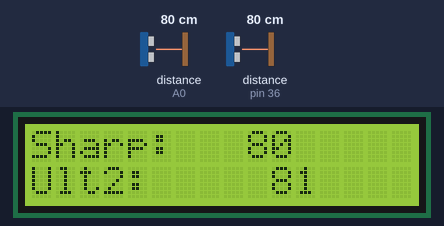
Recording of a sketch running on a simulated Arduino Uno, built with avr-gcc and run on an emulated ATmega328P. On the bench: 16×2 character LCD. The inputs (shaded band) are chosen by the test bench; at power-on: distance to the obstacle (sensors on A0, pin 36) 80 cm. The echo pulse lasts 58.3 µs per cm.

Above: at 1.2 s.
1.3 s: distance to the obstacle (sensor on A0) set to 2 cm
At 3.4 s:
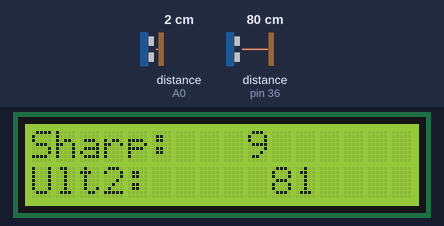
3.7 s: distance to the obstacle (sensor on pin 36) set to 2 cm
At 5.0 s:
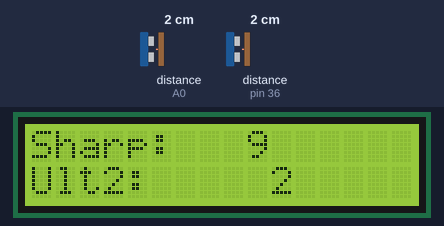
5.8 s: distance to the obstacle (sensor on A0) set to 18 cm
At 7.4 s:
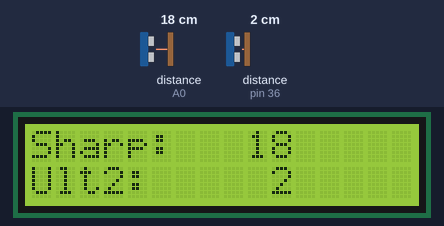
7.9 s: distance to the obstacle (sensor on pin 36) set to 4 cm
At 9.6 s:
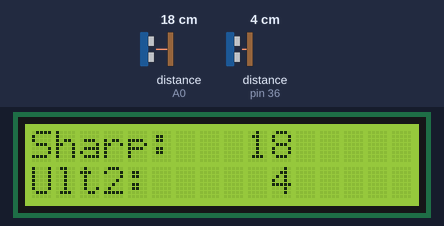
9.9 s: distance to the obstacle (sensor on A0) set to 4 cm
At 11.2 s:
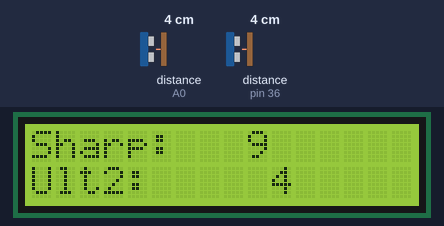
12.0 s: distance to the obstacle (sensor on pin 36) set to 9 cm
At 13.6 s:
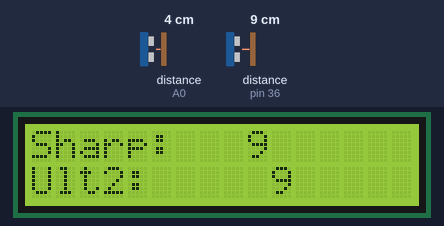
Timing chart, 0 to 15.1 s (numbered marks = the images above; inputs shaded):
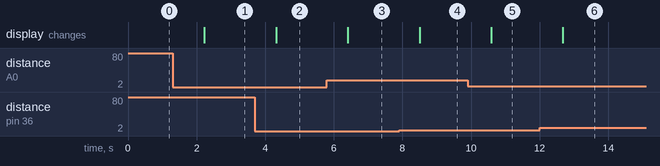

Measured:
- after the input at 1.3 s, the display: changes after 0.92 s (image 1)
- after the input at 3.7 s, the display: changes after 0.62 s (image 2)
- after the input at 5.8 s, the display: changes after 0.61 s (image 3)
- after the input at 7.9 s, the display: changes after 0.60 s (image 4)
- after the input at 9.9 s, the display: changes after 0.69 s (image 5)
- after the input at 12.0 s, the display: changes after 0.68 s (image 6)

The sketch:

olliverptm.ino
```cpp
#include <LiquidCrystal_I2C.h>
#include <SharpIR.h> //sharps
#include <NewPing.h>
#include <Wire.h>
#define model 1080 //modelo del sharp GP2Y0A21Y
#define MAX_DISTANCE 100

//Ultrasonico especial para distancia larga hacia en frente
byte Trigger1 = 28;
byte Echo1 = 26;
byte Trigger2 = 38;
byte Echo2 = 36;

NewPing sonar1(Trigger1, Echo1, MAX_DISTANCE);  //llamar a la funcion para saber la distancia con sonar1.ping_cm();
NewPing sonar2(Trigger2, Echo2, MAX_DISTANCE);
byte Enf = A0;
byte Izq = A1;
byte Der =  A2;

SharpIR SharpEn(Enf, 25, 93, model);
SharpIR SharpIz(Izq, 25, 93, model);
SharpIR SharpDe(Der, 25, 93, model);

LiquidCrystal_I2C lcd(0x27, 2, 1, 0, 4, 5, 6, 7, 3, POSITIVE);  // Set the LCD I2C address

void setup() {
  Serial.begin(9600);
  // put your setup code here, to run once:
  Wire.begin();
  lcd.begin(16, 2);  // initialize the lcd for 16 chars 2 lines, turn on backlight
  lcd.backlight(); // finish with backlight on
  lcd.setCursor(0, 0); //Start at character 4 on line 0
  lcd.print(";)");
}

void loop() {
  // put your main code here, to run repeatedly:
  lcd.clear();
  lcd.setCursor(0, 0);
  /*lcd.print("SharpEn: ");
  lcd.print(SharpEn.distance());
  Serial.println(SharpEn.distance());
  lcd.setCursor(0, 1);*/
  lcd.print("Sharp:   ");
  lcd.print(SharpEn.distance());
   lcd.setCursor(0, 1);
   lcd.print("Ult2:     ");
  lcd.print(sonar2.ping_cm());
  delay(1000);
}
```
